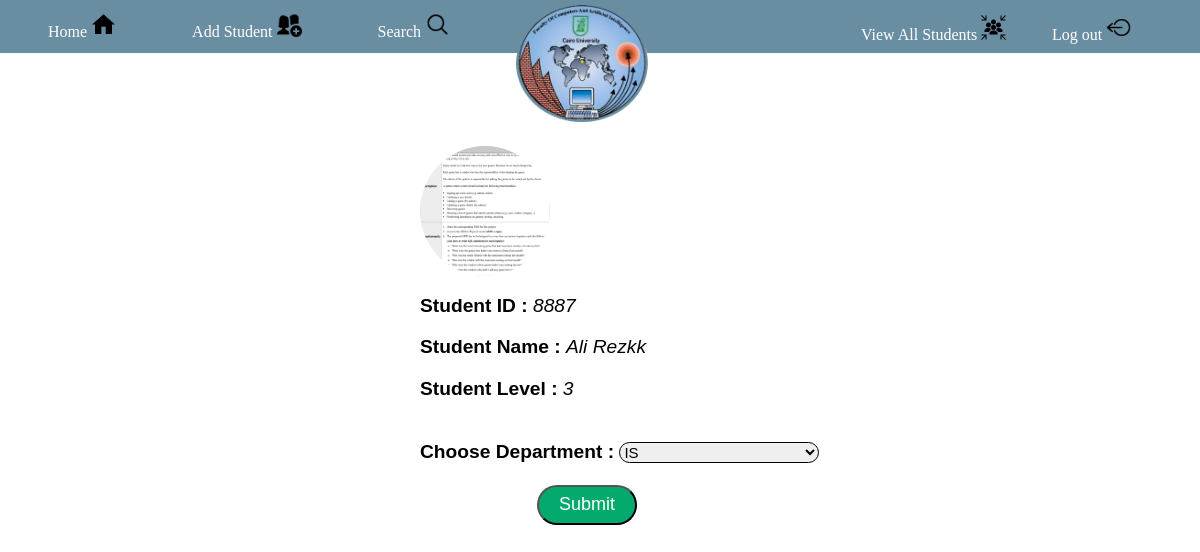
Before: /assign/8887/ (signed in) with the older database file.
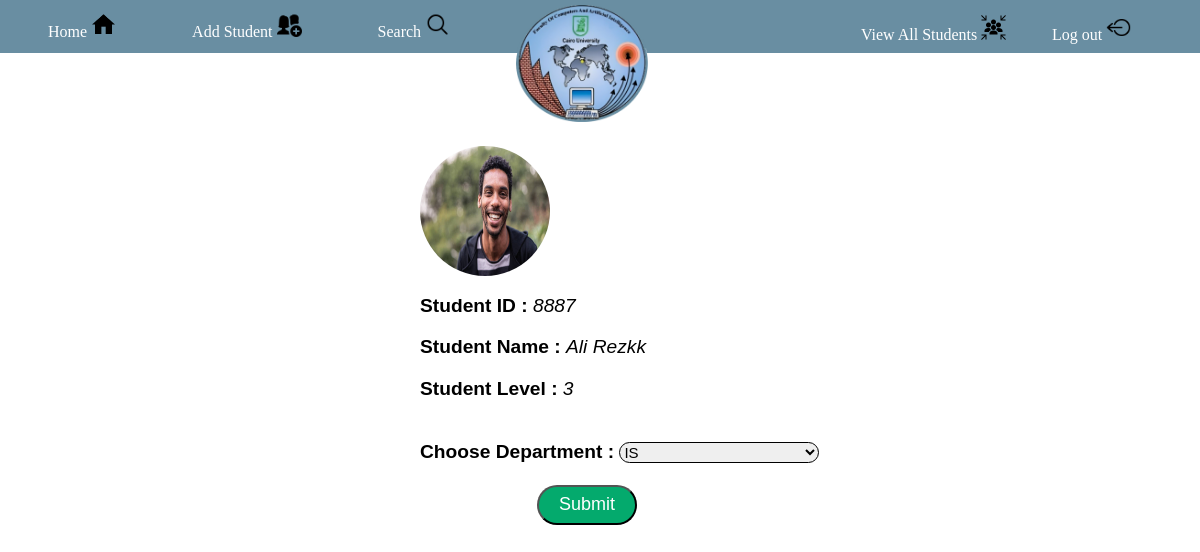
After: the same page with the newer database file.
### main/models.py (models this page shows, shortened)
class Student(models.Model):
    GENERAL = 'general'
    CS = 'cs'
    IS = 'is'
    DS = 'ds'
    IT = 'it'
    AI = 'ai'
    MALE = 'male'
    FEMALE = 'female'
    ACTIVE = 'active'
    INACTIVE = 'inactive'
    DEPARTMENT = (
        (GENERAL, 'general'),
        (CS, 'cs'),
        (IS, 'is'),
        (DS, 'ds'),
        (IT, 'it'),
        (AI, 'ai'),
    )
    GENDER = (
        (MALE, 'male'),
        (FEMALE, 'female'),
    )
    STATUS = (
        (ACTIVE, 'active'),
        (INACTIVE, 'inactive'),
    )
    id = models.IntegerField(primary_key=True)
    name = models.CharField(max_length=50)
    gpa = models.FloatField()
    email = models.EmailField()
    level = models.IntegerField()
    department = models.CharField(
        max_length=50, choices=DEPARTMENT, default=GENERAL)
    gender = models.CharField(max_length=25, choices=GENDER)
    phone = models.CharField(max_length=11)
    birth = models.DateField(blank=True)
    status = models.CharField(max_length=25, choices=STATUS, default=ACTIVE)
    image = models.ImageField(
        upload_to='main/static/profilePhotos/', blank=True)

### main/views.py (the view)
# urls.py: path('assign/<int:student_id>/', views.assign, name='assign'),
@login_required
def assign(request, student_id):
    student = Student.objects.get(id=student_id)
    if student.level == 1 or student.level == 2:
        return render(request, "error.html")
    else:
        return render(request, "assign.html", {"student": student})

### main/templates/assign.html (shortened to what this page needs)
{% extends 'base.html' %}
{% load static %}
{% block head %}
    <link rel="stylesheet" href="{% static 'css/assign.css'%}"/>
{% endblock %}
{% block content %}
    <div class="student">
        <div id="assign">
            {% if student.image %}
                <img id="Student-img" src="{{ student.image.url }}">
            {% else %}
                {% if student.gender == 'male' %}
                    <img id="Student-img" src="{% static 'images/male_user.png'%}">
                {% else %}
                    <img id="Student-img" src="{% static 'images/female_user.png'%}">
                {% endif %}
            {% endif %}
            <br>
            <div class="student's info">
                <p class="text-input" type="text" id="id"> <b> Student ID : </b> <i>{{student.id}}</i></p>
                <p class="text-input" type="text" id="name"> <b> Student Name : </b> <i>{{student.name}}</i></p>
                <p class="text-input" type="text" id="level"> <b> Student Level : </b><i id = "l">{{student.level}}</i></p>
                <br>
                <div class="choose_dep">
                    <label for="department"><b>Choose Department :</b></label>
                    <select name="department" id="dep" class="opt-btutton">
                        {% if student.department == "cs" %}
                                <option value="cs" selected>CS</option>
                                <option value="is">IS</option>
                                <option value="it">IT</option>
                                <option value="ds">DS</option>
                                <option value="ai">AI</option>
                            {% elif student.department == "is" %}
                                <option value="is" selected>IS</option>
                            {% elif student.department == "it" %}
                                <option value="cs">CS</option>
                                <option value="is">IS</option>
                                <option value="it" selected>IT</option>
                                <option value="ds">DS</option>
                                <option value="ai">AI</option>
                            {% elif student.department == "ds" %}
                                <option value="cs">CS</option>
                                <option value="is">IS</option>
                                <option value="it">IT</option>
                                <option value="ds" selected>DS</option>
                                <option value="ai">AI</option>
                            {% else %}
                                <option value="cs">CS</option>
                                <option value="is">IS</option>
                                <option value="it">IT</option>
                                <option value="ds">DS</option>
                                <option value="ai" selected>AI</option>
                            {% endif %}
                    </select>
                </div><br>
            </div>
            <div><button class="sub" onclick="assignStudent('{{student.id}}')">Submit</button>
            </div>
        </div>
    </div>
{% endblock %}

Changed rows visible on the page:
changed Student "Ali Rezkk": image: a different picture
